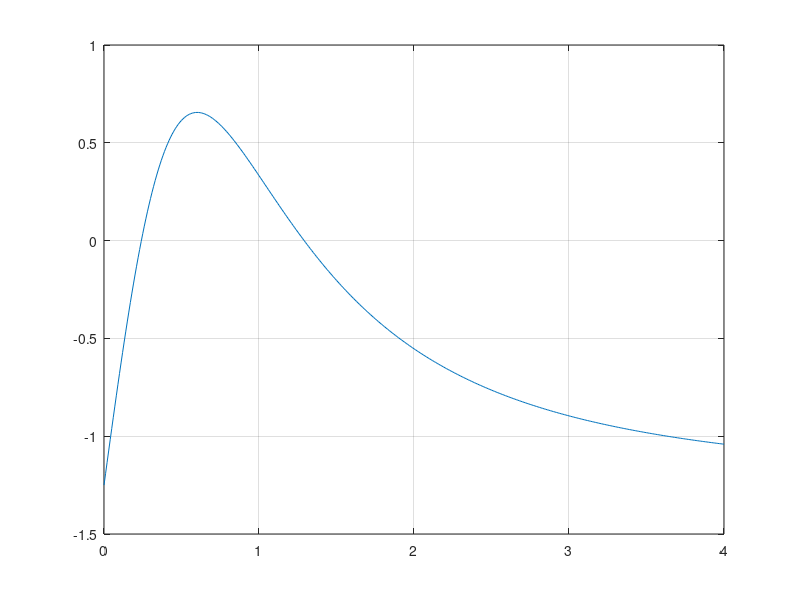

Recreate this plot in MATLAB.

clear;clc;close all
 
% values of the constants
e0=8.9e-12;
Q=2e-5;
q=2e-5;
F=1.25;
a=0.85;
 
% f_x = (1/(4*pi*e0)*((q*Q*x)/((x^2+a^2)^3/2))-F
 
% Graphical method
x=0:0.01:4

% calculate f_x as a vector of values to be plotted
f_x = (1/(4*pi*e0)).*((q.*Q.*x)./((x.^2+a.^2).^(3/2)))-F;
plot(x,f_x)
grid on
 
% You can use any method to solve for the root, I will use the MATLAB
% function fzero()

% defined the function to be used in the fzero function
fx = @(x) (1/(4*pi*e0))*((q*Q*x)./((x^2+a^2)^3/2))-F;
 
% solve for the root xr and its value fval using initial guess of xi
% NOTE that the initial values of xi were determined from the graph
xi=0;
[xr1,fval1]=fzero(fx,xi);
 
xi=1;
[xr2,fval2]=fzero(fx,xi);
 
fprintf('The distance where the force is 1.25N = %0.8f m and %0.8f m \n',xr1,xr2) 
